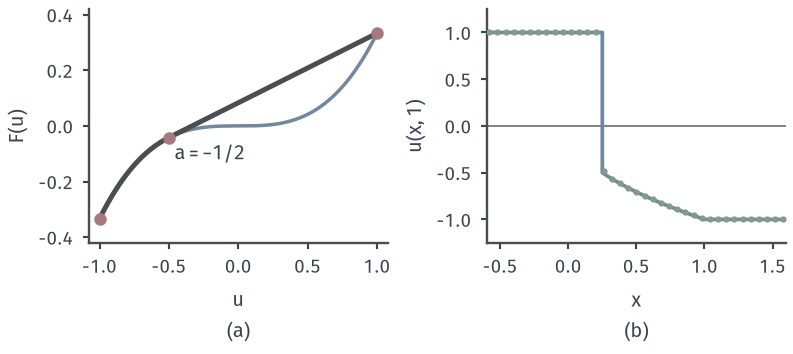

Write Python code to recreate this figure.
from pathlib import Path
import sys
ROOT = next(p for p in Path(__file__).resolve().parents if (p/'build.sh').is_file() and (p/'tex/book.tex').is_file())
sys.path.insert(0, str(ROOT/'figures/06-differential-equations/02-partial-differential-equations/matplotlib/cons-common'))
from cons_common import *
# Target: non-convex flux F=u^3/3 with (u_l,u_r)=(1,-1): upper concave envelope gives a shock joined to a fan; checked by upwind scheme.
fig, axs = figure(width_mm=112, height_mm=50, ncols=2)
ax=axs[0]; style(ax); u=np.linspace(-1,1,400); ax.plot(u,u**3/3,color=BLUE,lw=1.4)
a=-.5; ax.plot([a,1],[a**3/3,1/3],color=LINE,lw=2)
ug=np.linspace(-1,a,100); ax.plot(ug,ug**3/3,color=LINE,lw=2)
ax.plot([-1,a,1],[-1/3,a**3/3,1/3],'o',ms=4,color=RED,zorder=5)
ax.text(-.46,-.135,'$a=-1/2$',va='bottom',ha='left')
ax.set_xlim(-1.08,1.08); ax.set_ylim(-.42,.42); ax.set_ylabel('$F(u)$'); sub(ax,'a','$u$')
ax=axs[1]; style(ax); ax.axhline(0,color=MUTED,lw=.7)
x=np.linspace(-.6,1.6,1200); s=.25
ex=np.where(x<s,1.0,np.where(x<1,-np.sqrt(np.maximum(x,0)),-1.0))
h=2e-3; xg=np.arange(-1,2+h/2,h); un=np.where(xg<0,1.0,-1.0); tau=.45*h; n=int(1/tau); tau=1/n
for _ in range(n):
    # Godunov flux: F'=u^2>=0, so the exact Riemann flux is the left value
    v=un.copy(); v[1:]-=tau/h*(un[1:]**3-un[:-1]**3)/3; un=v
ax.plot(np.r_[x[x<s],s,s,x[x>=s]],np.r_[ex[x<s],1,-.5,ex[x>=s]],color=BLUE,lw=1.5)
k=np.arange(0,len(xg),30); ax.plot(xg[k],un[k],'o',ms=1.5,color=GREEN,zorder=5)
ax.set_xlim(-.6,1.6); ax.set_ylim(-1.25,1.25); ax.set_ylabel('$u(x,1)$'); sub(ax,'b','$x$')
save(fig, HERE(__file__), 'figure', {'formula':'F=u^3/3; shock 1 to -1/2 at s=1/4, fan -sqrt(x/t) on 1/4<x/t<1; upwind h=2e-3'})
